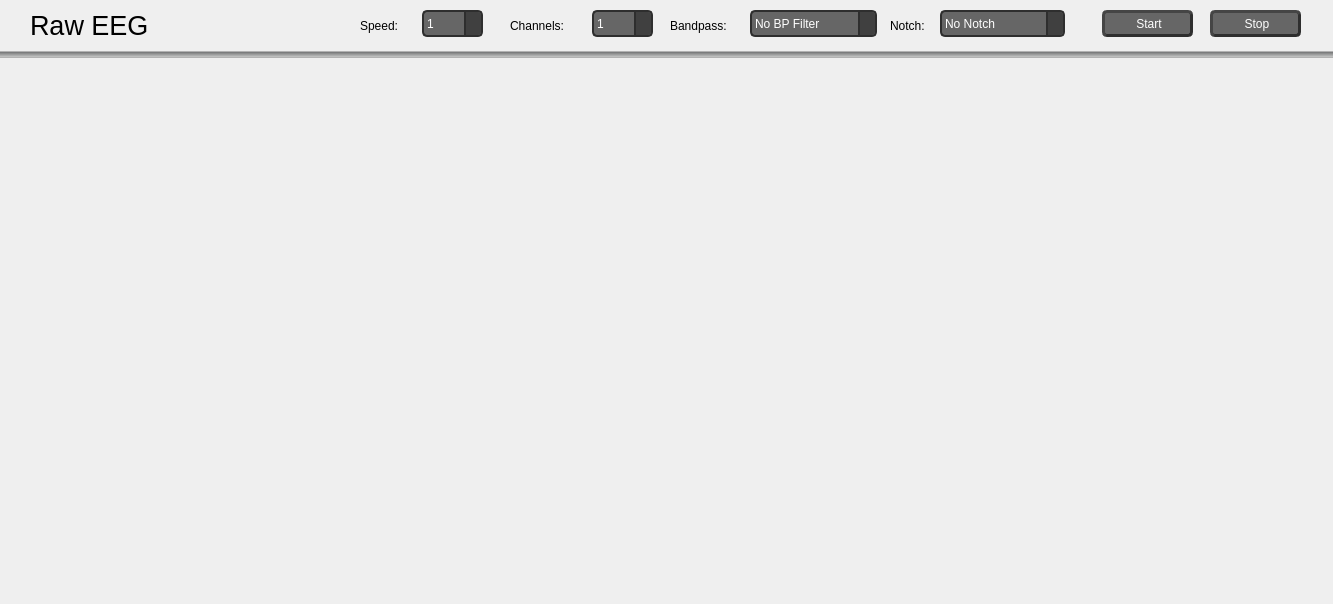
<?xml version="1.0" encoding="UTF-8"?>
<ui version="4.0">
 <class>EEGDisplayDialog</class>
 <widget class="QDialog" name="EEGDisplayDialog">
  <property name="geometry">
   <rect>
    <x>0</x>
    <y>0</y>
    <width>1333</width>
    <height>604</height>
   </rect>
  </property>
  <property name="windowTitle">
   <string>Dialog</string>
  </property>
  <widget class="QSlider" name="hs2_2">
   <property name="geometry">
    <rect>
     <x>-160</x>
     <y>40</y>
     <width>1611</width>
     <height>29</height>
    </rect>
   </property>
   <property name="styleSheet">
    <string notr="true">QSlider::groove:horizontal {
    border: 0.5px solid #B2B2B2;
    height: 5px; /* the groove expands to the size of the slider by default. by giving it a height, it has a fixed size */
    background: qlineargradient(x1:0, y1:0, x2:0, y2:1, stop:0 #636465, stop:1 #D5D6D5);
    margin: 2px 0;
}
</string>
   </property>
   <property name="orientation">
    <enum>Qt::Horizontal</enum>
   </property>
  </widget>
  <widget class="QLabel" name="label">
   <property name="geometry">
    <rect>
     <x>30</x>
     <y>10</y>
     <width>171</width>
     <height>31</height>
    </rect>
   </property>
   <property name="text">
    <string>&lt;html&gt;&lt;head/&gt;&lt;body&gt;&lt;p&gt;&lt;span style=&quot; font-size:20pt;&quot;&gt;Raw EEG&lt;/span&gt;&lt;/p&gt;&lt;/body&gt;&lt;/html&gt;</string>
   </property>
  </widget>
  <widget class="QLabel" name="label_2">
   <property name="geometry">
    <rect>
     <x>890</x>
     <y>10</y>
     <width>51</width>
     <height>31</height>
    </rect>
   </property>
   <property name="text">
    <string>Notch:</string>
   </property>
  </widget>
  <widget class="QComboBox" name="cmbNotch">
   <property name="geometry">
    <rect>
     <x>940</x>
     <y>10</y>
     <width>125</width>
     <height>27</height>
    </rect>
   </property>
   <property name="cursor">
    <cursorShape>PointingHandCursor</cursorShape>
   </property>
   <property name="styleSheet">
    <string notr="true">QComboBox {
    border: 2px solid #2E2E2E;
    border-radius: 5px;
    padding: 0px 0px 0px 3px;
    min-width: 6em;
	selection-background-color: #CCCCCC;
	selection-color: #2E2E2E;
	color: white;
}

QComboBox:editable {
    background: black;
}

QComboBox:!editable, QComboBox::drop-down:editable {
     background: #666666;
}

/* QComboBox gets the &quot;on&quot; state when the popup is open */
QComboBox:!editable:on, QComboBox::drop-down:editable:on {
     background: #666666;
}

QComboBox:on { /* shift the text when the popup opens */
	background-color: yellow;
    padding-top: 10px;
    padding-left: 11px;
}

QComboBox::drop-down {
	background-color: #404040;
    subcontrol-origin: padding;
    subcontrol-position: top right;
    width: 15px;

    border-left-width: 2px;
    border-left-color: #2E2E2E;
    border-left-style: solid; /* just a single line */
    border-top-right-radius: 3px; /* same radius as the QComboBox */
    border-bottom-right-radius: 3px;
}

QComboBox::down-arrow {
    image: url(assets/arrow.png);
}

QComboBox::down-arrow:on { /* shift the arrow when popup is open */
    top: 1px;
    left: 1px;
}

QComboBox QListView
{
	border-style: solid;
	border-width: 2px;
	border-color: #2E2E2E;
    background-color: #666666;
}</string>
   </property>
   <item>
    <property name="text">
     <string>No Notch</string>
    </property>
   </item>
   <item>
    <property name="text">
     <string>60 Hz</string>
    </property>
   </item>
   <item>
    <property name="text">
     <string>50 Hz</string>
    </property>
   </item>
  </widget>
  <widget class="QLabel" name="label_3">
   <property name="geometry">
    <rect>
     <x>670</x>
     <y>10</y>
     <width>69</width>
     <height>31</height>
    </rect>
   </property>
   <property name="text">
    <string>Bandpass:</string>
   </property>
  </widget>
  <widget class="QComboBox" name="cmbBandpass">
   <property name="geometry">
    <rect>
     <x>750</x>
     <y>10</y>
     <width>127</width>
     <height>27</height>
    </rect>
   </property>
   <property name="cursor">
    <cursorShape>PointingHandCursor</cursorShape>
   </property>
   <property name="styleSheet">
    <string notr="true">QComboBox {
    border: 2px solid #2E2E2E;
    border-radius: 5px;
    padding: 0px 0px 0px 3px;
    min-width: 6em;
	selection-background-color: #CCCCCC;
	selection-color: #2E2E2E;
	color: white;
}

QComboBox:editable {
    background: black;
}

QComboBox:!editable, QComboBox::drop-down:editable {
     background: #666666;
}

/* QComboBox gets the &quot;on&quot; state when the popup is open */
QComboBox:!editable:on, QComboBox::drop-down:editable:on {
     background: #666666;
}

QComboBox:on { /* shift the text when the popup opens */
	background-color: yellow;
    padding-top: 10px;
    padding-left: 11px;
}

QComboBox::drop-down {
	background-color: #404040;
    subcontrol-origin: padding;
    subcontrol-position: top right;
    width: 15px;

    border-left-width: 2px;
    border-left-color: #2E2E2E;
    border-left-style: solid; /* just a single line */
    border-top-right-radius: 3px; /* same radius as the QComboBox */
    border-bottom-right-radius: 3px;
}

QComboBox::down-arrow {
    image: url(assets/arrow.png);
}

QComboBox::down-arrow:on { /* shift the arrow when popup is open */
    top: 1px;
    left: 1px;
}

QComboBox QListView
{
	border-style: solid;
	border-width: 2px;
	border-color: #2E2E2E;
    background-color: #666666;
}</string>
   </property>
   <item>
    <property name="text">
     <string>No BP Filter</string>
    </property>
   </item>
   <item>
    <property name="text">
     <string>1-50 Hz</string>
    </property>
   </item>
   <item>
    <property name="text">
     <string>7-13 Hz</string>
    </property>
   </item>
   <item>
    <property name="text">
     <string>15-50 Hz</string>
    </property>
   </item>
   <item>
    <property name="text">
     <string>5-50 Hz</string>
    </property>
   </item>
  </widget>
  <widget class="QComboBox" name="cmbChannels">
   <property name="geometry">
    <rect>
     <x>592</x>
     <y>10</y>
     <width>61</width>
     <height>27</height>
    </rect>
   </property>
   <property name="minimumSize">
    <size>
     <width>0</width>
     <height>0</height>
    </size>
   </property>
   <property name="cursor">
    <cursorShape>PointingHandCursor</cursorShape>
   </property>
   <property name="styleSheet">
    <string notr="true">QComboBox {
    border: 2px solid #2E2E2E;
    border-radius: 5px;
    padding: 0px 0px 0px 3px;
	selection-background-color: #CCCCCC;
	selection-color: #2E2E2E;
	color: white;
}

QComboBox:editable {
    background: black;
}

QComboBox:!editable, QComboBox::drop-down:editable {
     background: #666666;
}

/* QComboBox gets the &quot;on&quot; state when the popup is open */
QComboBox:!editable:on, QComboBox::drop-down:editable:on {
     background: #666666;
}

QComboBox:on { /* shift the text when the popup opens */
	background-color: yellow;
    padding-top: 10px;
    padding-left: 11px;
}

QComboBox::drop-down {
	background-color: #404040;
    subcontrol-origin: padding;
    subcontrol-position: top right;
    width: 15px;

    border-left-width: 2px;
    border-left-color: #2E2E2E;
    border-left-style: solid; /* just a single line */
    border-top-right-radius: 3px; /* same radius as the QComboBox */
    border-bottom-right-radius: 3px;
}

QComboBox::down-arrow {
    image: url(assets/arrow.png);
}

QComboBox::down-arrow:on { /* shift the arrow when popup is open */
    top: 1px;
    left: 1px;
}

QComboBox QListView
{
	border-style: solid;
	border-width: 2px;
	border-color: #2E2E2E;
    background-color: #666666;
}</string>
   </property>
   <item>
    <property name="text">
     <string>1</string>
    </property>
   </item>
   <item>
    <property name="text">
     <string>2</string>
    </property>
   </item>
   <item>
    <property name="text">
     <string>3</string>
    </property>
   </item>
   <item>
    <property name="text">
     <string>4</string>
    </property>
   </item>
   <item>
    <property name="text">
     <string>5</string>
    </property>
   </item>
   <item>
    <property name="text">
     <string>6</string>
    </property>
   </item>
   <item>
    <property name="text">
     <string>7</string>
    </property>
   </item>
   <item>
    <property name="text">
     <string>8</string>
    </property>
   </item>
  </widget>
  <widget class="QLabel" name="label_4">
   <property name="geometry">
    <rect>
     <x>510</x>
     <y>10</y>
     <width>71</width>
     <height>31</height>
    </rect>
   </property>
   <property name="text">
    <string>Channels:</string>
   </property>
  </widget>
  <widget class="QPushButton" name="btnStart">
   <property name="geometry">
    <rect>
     <x>1102</x>
     <y>10</y>
     <width>91</width>
     <height>27</height>
    </rect>
   </property>
   <property name="cursor">
    <cursorShape>PointingHandCursor</cursorShape>
   </property>
   <property name="styleSheet">
    <string notr="true">QPushButton {
    border: 3px solid #2E2E2E;
    border-radius: 5px;
    padding: 0px 0px 0px 3px;
	color: white;
   background-color: #666666;
	border-style: outset;
}

QPushButton:pressed
{
border-style:solid;
border-width:1px;
}
</string>
   </property>
   <property name="text">
    <string>Start</string>
   </property>
  </widget>
  <widget class="QPushButton" name="btnStop">
   <property name="geometry">
    <rect>
     <x>1210</x>
     <y>10</y>
     <width>91</width>
     <height>27</height>
    </rect>
   </property>
   <property name="cursor">
    <cursorShape>PointingHandCursor</cursorShape>
   </property>
   <property name="styleSheet">
    <string notr="true">QPushButton {
    border: 3px solid #2E2E2E;
    border-radius: 5px;
    padding: 0px 0px 0px 3px;
	color: white;
   background-color: #666666;
	border-style: outset;
}

QPushButton:pressed
{
border-style:solid;
border-width:1px;
}

</string>
   </property>
   <property name="text">
    <string>Stop</string>
   </property>
  </widget>
  <widget class="QComboBox" name="cmbSpeed">
   <property name="geometry">
    <rect>
     <x>422</x>
     <y>10</y>
     <width>61</width>
     <height>27</height>
    </rect>
   </property>
   <property name="minimumSize">
    <size>
     <width>0</width>
     <height>0</height>
    </size>
   </property>
   <property name="cursor">
    <cursorShape>PointingHandCursor</cursorShape>
   </property>
   <property name="styleSheet">
    <string notr="true">QComboBox {
    border: 2px solid #2E2E2E;
    border-radius: 5px;
    padding: 0px 0px 0px 3px;
	selection-background-color: #CCCCCC;
	selection-color: #2E2E2E;
	color: white;
}

QComboBox:editable {
    background: black;
}

QComboBox:!editable, QComboBox::drop-down:editable {
     background: #666666;
}

/* QComboBox gets the &quot;on&quot; state when the popup is open */
QComboBox:!editable:on, QComboBox::drop-down:editable:on {
     background: #666666;
}

QComboBox:on { /* shift the text when the popup opens */
	background-color: yellow;
    padding-top: 10px;
    padding-left: 11px;
}

QComboBox::drop-down {
	background-color: #404040;
    subcontrol-origin: padding;
    subcontrol-position: top right;
    width: 15px;

    border-left-width: 2px;
    border-left-color: #2E2E2E;
    border-left-style: solid; /* just a single line */
    border-top-right-radius: 3px; /* same radius as the QComboBox */
    border-bottom-right-radius: 3px;
}

QComboBox::down-arrow {
    image: url(assets/arrow.png);
}

QComboBox::down-arrow:on { /* shift the arrow when popup is open */
    top: 1px;
    left: 1px;
}

QComboBox QListView
{
	border-style: solid;
	border-width: 2px;
	border-color: #2E2E2E;
    background-color: #666666;
}</string>
   </property>
   <item>
    <property name="text">
     <string>1</string>
    </property>
   </item>
   <item>
    <property name="text">
     <string>0.5</string>
    </property>
   </item>
   <item>
    <property name="text">
     <string>0.8</string>
    </property>
   </item>
   <item>
    <property name="text">
     <string>1.2</string>
    </property>
   </item>
   <item>
    <property name="text">
     <string>1.5</string>
    </property>
   </item>
  </widget>
  <widget class="QLabel" name="label_5">
   <property name="geometry">
    <rect>
     <x>360</x>
     <y>10</y>
     <width>51</width>
     <height>31</height>
    </rect>
   </property>
   <property name="text">
    <string>Speed:</string>
   </property>
  </widget>
 </widget>
 <resources/>
 <connections/>
</ui>
